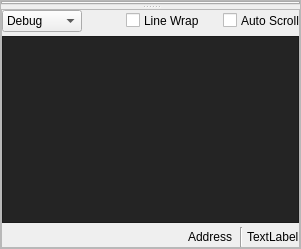
       <widget class="QFrame" name="frame_right">
        <property name="minimumSize">
         <size>
          <width>100</width>
          <height>0</height>
         </size>
        </property>
        <property name="frameShape">
         <enum>QFrame::StyledPanel</enum>
        </property>
        <property name="frameShadow">
         <enum>QFrame::Raised</enum>
        </property>
        <layout class="QVBoxLayout" name="verticalLayout_2">
         <property name="spacing">
          <number>6</number>
         </property>
         <property name="leftMargin">
          <number>0</number>
         </property>
         <property name="topMargin">
          <number>0</number>
         </property>
         <property name="rightMargin">
          <number>0</number>
         </property>
         <property name="bottomMargin">
          <number>0</number>
         </property>
         <item>
          <widget class="QSplitter" name="splitter">
           <property name="orientation">
            <enum>Qt::Vertical</enum>
           </property>
           <widget class="QTabWidget" name="tabs_main">
            <property name="currentIndex">
             <number>-1</number>
            </property>
           </widget>
           <widget class="QFrame" name="frame_logger">
            <property name="minimumSize">
             <size>
              <width>0</width>
              <height>100</height>
             </size>
            </property>
            <property name="frameShape">
             <enum>QFrame::StyledPanel</enum>
            </property>
            <property name="frameShadow">
             <enum>QFrame::Raised</enum>
            </property>
            <layout class="QVBoxLayout" name="verticalLayout_4">
             <property name="spacing">
              <number>4</number>
             </property>
             <property name="leftMargin">
              <number>0</number>
             </property>
             <property name="topMargin">
              <number>0</number>
             </property>
             <property name="rightMargin">
              <number>0</number>
             </property>
             <property name="bottomMargin">
              <number>0</number>
             </property>
             <item>
              <layout class="QHBoxLayout" name="logger_options">
               <item>
                <widget class="QComboBox" name="logger_level_comboBox">
                 <property name="sizePolicy">
                  <sizepolicy hsizetype="Preferred" vsizetype="Fixed">
                   <horstretch>1</horstretch>
                   <verstretch>0</verstretch>
                  </sizepolicy>
                 </property>
                 <property name="currentIndex">
                  <number>2</number>
                 </property>
                 <item>
                  <property name="text">
                   <string>Message</string>
                  </property>
                 </item>
                 <item>
                  <property name="text">
                   <string>OSC</string>
                  </property>
                 </item>
                 <item>
                  <property name="text">
                   <string>Debug</string>
                  </property>
                 </item>
                 <item>
                  <property name="text">
                   <string>Info</string>
                  </property>
                 </item>
                </widget>
               </item>
               <item>
                <spacer name="logger_options_spacer_0">
                 <property name="orientation">
                  <enum>Qt::Horizontal</enum>
                 </property>
                 <property name="sizeHint" stdset="0">
                  <size>
                   <width>40</width>
                   <height>20</height>
                  </size>
                 </property>
                </spacer>
               </item>
               <item>
                <widget class="QCheckBox" name="logger_wrap_checkbox">
                 <property name="toolTip">
                  <string>If checked, long lines are wrapped to fit within view. Otherwise, you may need to scroll horizontally to read long lines.</string>
                 </property>
                </widget>
               </item>
               <item>
                <widget class="QLabel" name="logger_wrap_label">
                 <property name="toolTip">
                  <string>If checked, long lines are wrapped to fit within view. Otherwise, you may need to scroll horizontally to read long lines.</string>
                 </property>
                 <property name="text">
                  <string>Line Wrap</string>
                 </property>
                </widget>
               </item>
               <item>
                <spacer name="logger_options_spacer_1">
                 <property name="orientation">
                  <enum>Qt::Horizontal</enum>
                 </property>
                 <property name="sizeHint" stdset="0">
                  <size>
                   <width>20</width>
                   <height>20</height>
                  </size>
                 </property>
                </spacer>
               </item>
               <item>
                <widget class="QCheckBox" name="logger_autoscroll_checkbox">
                 <property name="toolTip">
                  <string>If checked, the log view will automatically scroll to the end any time new output is appended.</string>
                 </property>
                </widget>
               </item>
               <item>
                <widget class="QLabel" name="logger_autoscroll_label">
                 <property name="toolTip">
                  <string>If checked, the log view will automatically scroll to the end any time new output is appended.</string>
                 </property>
                 <property name="text">
                  <string>Auto Scroll</string>
                 </property>
                </widget>
               </item>
              </layout>
             </item>
             <item>
              <widget class="QPlainTextEdit" name="base_console">
               <property name="palette">
                <palette>
                 <active>
                  <colorrole role="WindowText">
                   <brush brushstyle="SolidPattern">
                    <color alpha="255">
                     <red>177</red>
                     <green>177</green>
                     <blue>177</blue>
                    </color>
                   </brush>
                  </colorrole>
                  <colorrole role="Button">
                   <brush brushstyle="SolidPattern">
                    <color alpha="255">
                     <red>36</red>
                     <green>36</green>
                     <blue>36</blue>
                    </color>
                   </brush>
                  </colorrole>
                  <colorrole role="Text">
                   <brush brushstyle="SolidPattern">
                    <color alpha="255">
                     <red>177</red>
                     <green>177</green>
                     <blue>177</blue>
                    </color>
                   </brush>
                  </colorrole>
                  <colorrole role="ButtonText">
                   <brush brushstyle="SolidPattern">
                    <color alpha="255">
                     <red>177</red>
                     <green>177</green>
                     <blue>177</blue>
                    </color>
                   </brush>
                  </colorrole>
                  <colorrole role="Base">
                   <brush brushstyle="SolidPattern">
                    <color alpha="255">
                     <red>36</red>
                     <green>36</green>
                     <blue>36</blue>
                    </color>
                   </brush>
                  </colorrole>
                  <colorrole role="Window">
                   <brush brushstyle="SolidPattern">
                    <color alpha="255">
                     <red>36</red>
                     <green>36</green>
                     <blue>36</blue>
                    </color>
                   </brush>
                  </colorrole>
                  <colorrole role="Highlight">
                   <brush brushstyle="LinearGradientPattern">
                    <gradient startx="0.000000000000000" starty="0.000000000000000" endx="0.000000000000000" endy="1.000000000000000" type="LinearGradient" spread="PadSpread" coordinatemode="ObjectBoundingMode">
                     <gradientstop position="0.000000000000000">
                      <color alpha="255">
                       <red>255</red>
                       <green>160</green>
                       <blue>47</blue>
                      </color>
                     </gradientstop>
                     <gradientstop position="1.000000000000000">
                      <color alpha="255">
                       <red>215</red>
                       <green>128</green>
                       <blue>26</blue>
                      </color>
                     </gradientstop>
                    </gradient>
                   </brush>
                  </colorrole>
                 </active>
                 <inactive>
                  <colorrole role="WindowText">
                   <brush brushstyle="SolidPattern">
                    <color alpha="255">
                     <red>177</red>
                     <green>177</green>
                     <blue>177</blue>
                    </color>
                   </brush>
                  </colorrole>
                  <colorrole role="Button">
                   <brush brushstyle="SolidPattern">
                    <color alpha="255">
                     <red>36</red>
                     <green>36</green>
                     <blue>36</blue>
                    </color>
                   </brush>
                  </colorrole>
                  <colorrole role="Text">
                   <brush brushstyle="SolidPattern">
                    <color alpha="255">
                     <red>177</red>
                     <green>177</green>
                     <blue>177</blue>
                    </color>
                   </brush>
                  </colorrole>
                  <colorrole role="ButtonText">
                   <brush brushstyle="SolidPattern">
                    <color alpha="255">
                     <red>177</red>
                     <green>177</green>
                     <blue>177</blue>
                    </color>
                   </brush>
                  </colorrole>
                  <colorrole role="Base">
                   <brush brushstyle="SolidPattern">
                    <color alpha="255">
                     <red>36</red>
                     <green>36</green>
                     <blue>36</blue>
                    </color>
                   </brush>
                  </colorrole>
                  <colorrole role="Window">
                   <brush brushstyle="SolidPattern">
                    <color alpha="255">
                     <red>36</red>
                     <green>36</green>
                     <blue>36</blue>
                    </color>
                   </brush>
                  </colorrole>
                  <colorrole role="Highlight">
                   <brush brushstyle="LinearGradientPattern">
                    <gradient startx="0.000000000000000" starty="0.000000000000000" endx="0.000000000000000" endy="1.000000000000000" type="LinearGradient" spread="PadSpread" coordinatemode="ObjectBoundingMode">
                     <gradientstop position="0.000000000000000">
                      <color alpha="255">
                       <red>255</red>
                       <green>160</green>
                       <blue>47</blue>
                      </color>
                     </gradientstop>
                     <gradientstop position="1.000000000000000">
                      <color alpha="255">
                       <red>215</red>
                       <green>128</green>
                       <blue>26</blue>
                      </color>
                     </gradientstop>
                    </gradient>
                   </brush>
                  </colorrole>
                 </inactive>
                 <disabled>
                  <colorrole role="WindowText">
                   <brush brushstyle="SolidPattern">
                    <color alpha="255">
                     <red>64</red>
                     <green>64</green>
                     <blue>64</blue>
                    </color>
                   </brush>
                  </colorrole>
                  <colorrole role="Button">
                   <brush brushstyle="SolidPattern">
                    <color alpha="255">
                     <red>50</red>
                     <green>50</green>
                     <blue>50</blue>
                    </color>
                   </brush>
                  </colorrole>
                  <colorrole role="Text">
                   <brush brushstyle="SolidPattern">
                    <color alpha="255">
                     <red>64</red>
                     <green>64</green>
                     <blue>64</blue>
                    </color>
                   </brush>
                  </colorrole>
                  <colorrole role="ButtonText">
                   <brush brushstyle="SolidPattern">
                    <color alpha="255">
                     <red>64</red>
                     <green>64</green>
                     <blue>64</blue>
                    </color>
                   </brush>
                  </colorrole>
                  <colorrole role="Base">
                   <brush brushstyle="SolidPattern">
                    <color alpha="255">
                     <red>50</red>
                     <green>50</green>
                     <blue>50</blue>
                    </color>
                   </brush>
                  </colorrole>
                  <colorrole role="Window">
                   <brush brushstyle="SolidPattern">
                    <color alpha="255">
                     <red>50</red>
                     <green>50</green>
                     <blue>50</blue>
                    </color>
                   </brush>
                  </colorrole>
                  <colorrole role="Highlight">
                   <brush brushstyle="LinearGradientPattern">
                    <gradient startx="0.000000000000000" starty="0.000000000000000" endx="0.000000000000000" endy="1.000000000000000" type="LinearGradient" spread="PadSpread" coordinatemode="ObjectBoundingMode">
                     <gradientstop position="0.000000000000000">
                      <color alpha="255">
                       <red>255</red>
                       <green>160</green>
                       <blue>47</blue>
                      </color>
                     </gradientstop>
                     <gradientstop position="1.000000000000000">
                      <color alpha="255">
                       <red>215</red>
                       <green>128</green>
                       <blue>26</blue>
                      </color>
                     </gradientstop>
                    </gradient>
                   </brush>
                  </colorrole>
                 </disabled>
                </palette>
               </property>
               <property name="font">
                <font>
                 <family>DroidSansMono</family>
                </font>
               </property>
               <property name="undoRedoEnabled">
                <bool>false</bool>
               </property>
               <property name="lineWrapMode">
                <enum>QPlainTextEdit::NoWrap</enum>
               </property>
               <property name="readOnly">
                <bool>true</bool>
               </property>
               <property name="centerOnScroll">
                <bool>false</bool>
               </property>
              </widget>
             </item>
             <item>
              <layout class="QHBoxLayout" name="horizontalLayout_6">
               <item>
                <spacer name="horizontalSpacer_3">
                 <property name="orientation">
                  <enum>Qt::Horizontal</enum>
                 </property>
                 <property name="sizeHint" stdset="0">
                  <size>
                   <width>40</width>
                   <height>20</height>
                  </size>
                 </property>
                </spacer>
               </item>
               <item>
                <widget class="QLineEdit" name="current_address_value">
                 <property name="sizePolicy">
                  <sizepolicy hsizetype="Preferred" vsizetype="Fixed">
                   <horstretch>0</horstretch>
                   <verstretch>0</verstretch>
                  </sizepolicy>
                 </property>
                 <property name="styleSheet">
                  <string notr="true">border: 0px; background-color: rgba(0, 0, 0, 0)</string>
                 </property>
                 <property name="text">
                  <string>Address</string>
                 </property>
                 <property name="alignment">
                  <set>Qt::AlignRight|Qt::AlignTrailing|Qt::AlignVCenter</set>
                 </property>
                </widget>
               </item>
               <item>
                <widget class="Line" name="line_5">
                 <property name="orientation">
                  <enum>Qt::Vertical</enum>
                 </property>
                </widget>
               </item>
               <item>
                <widget class="QLabel" name="current_config_file_value">
                 <property name="text">
                  <string>TextLabel</string>
                 </property>
                </widget>
               </item>
              </layout>
             </item>
            </layout>
           </widget>
          </widget>
         </item>
        </layout>
       </widget>
